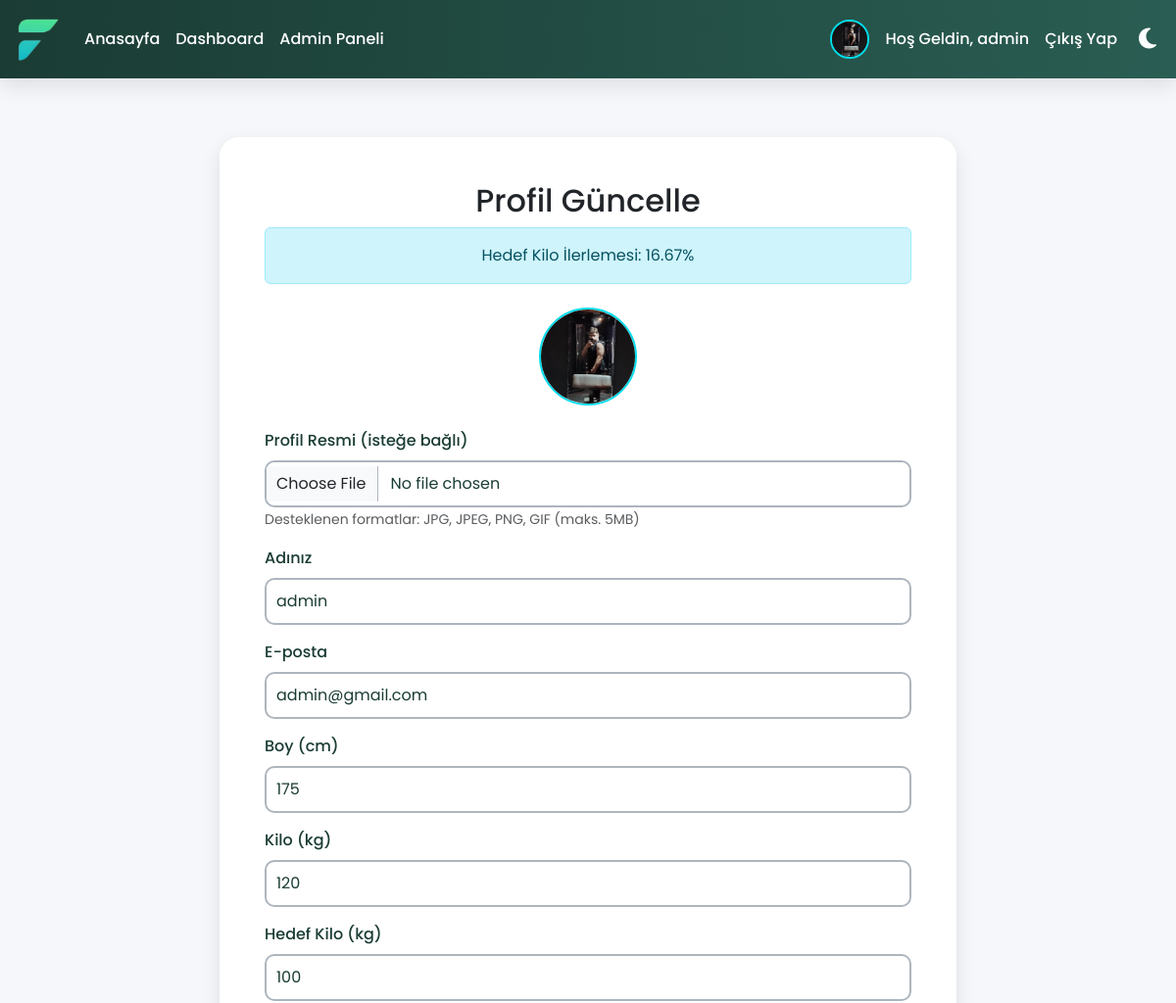
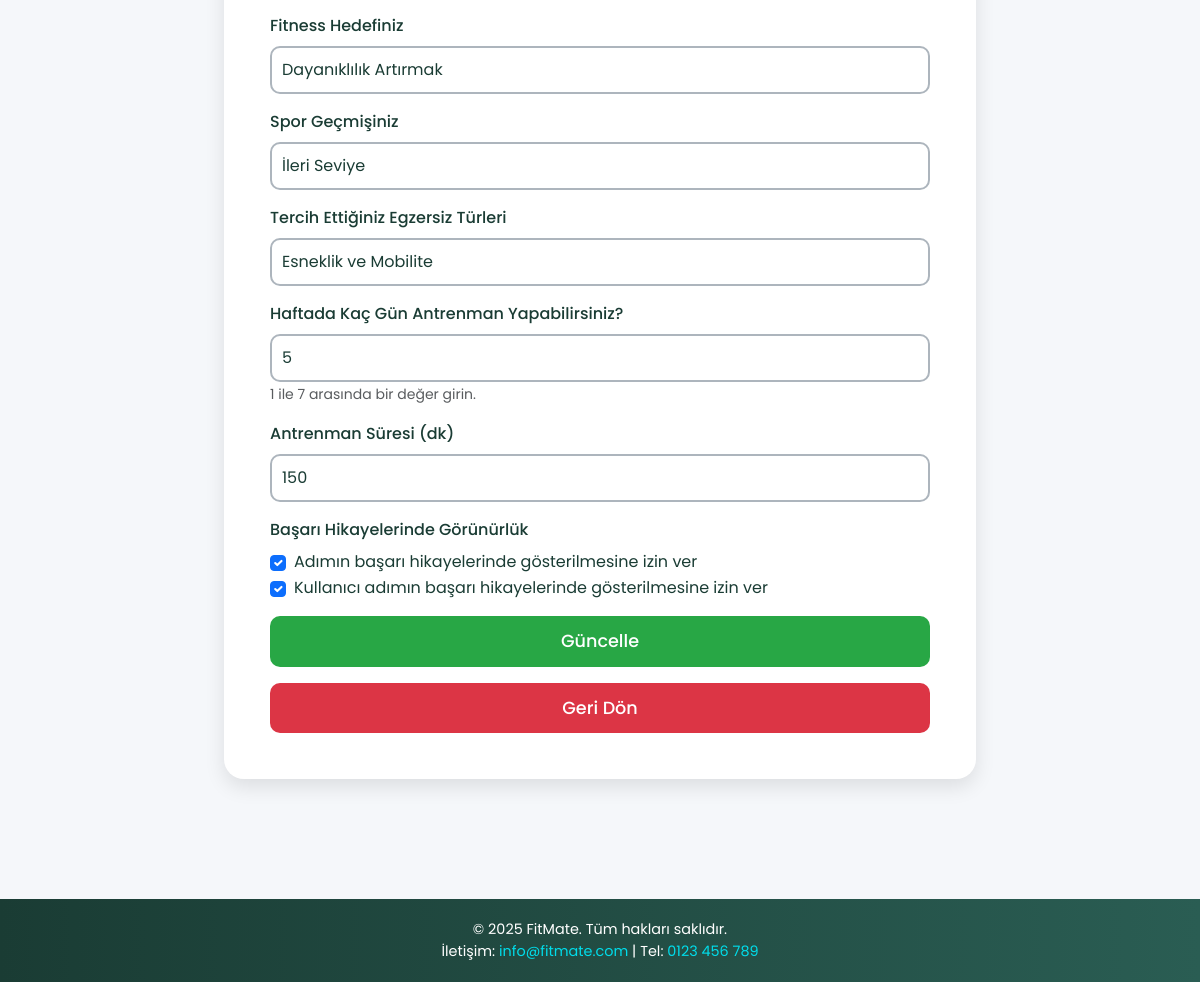
Screenshot of /update_profile.php (signed in) with the database file from the repository (2 pictures, top to bottom).
### tables this page shows
CREATE TABLE IF NOT EXISTS `users` (
  `id` int NOT NULL AUTO_INCREMENT,
  `username` varchar(50) NOT NULL,
  `password` varchar(255) NOT NULL,
  `email` varchar(100) NOT NULL,
  `height` float NOT NULL,
  `weight` float NOT NULL,
  `bmi` float DEFAULT NULL,
  `fitness_goal` varchar(50) DEFAULT NULL,
  `experience_level` varchar(50) DEFAULT NULL,
  `preferred_exercises` varchar(50) DEFAULT NULL,
  `workout_days` int DEFAULT NULL,
  `workout_duration` int DEFAULT NULL,
  `target_weight` float DEFAULT NULL,
  `target_set_date` date DEFAULT NULL,
  `target_achieved_date` date DEFAULT NULL,
  `show_name_in_success` tinyint(1) DEFAULT '0',
  `show_username_in_success` tinyint(1) DEFAULT '0',
  `name` varchar(255) DEFAULT NULL,
  `is_admin` tinyint(1) DEFAULT '0',
  `is_banned` tinyint(1) DEFAULT '0',
  `profile_picture` varchar(255) DEFAULT 'images/default_profile.png',
  `last_login` datetime DEFAULT NULL,
  `created_at` datetime DEFAULT NULL,
  PRIMARY KEY (`id`),
  UNIQUE KEY `username` (`username`),
  UNIQUE KEY `email` (`email`)
);

### update_profile.php (the view, shortened to what this page needs)
<?php
$servername = "localhost";
$username = "root";
$password = "";
$dbname = "fitness_db";
$conn = new mysqli($servername, $username, $password, $dbname);
$is_admin = isset($_SESSION['is_admin']) && $_SESSION['is_admin'] == 1;
$stmt = $conn->prepare("SELECT * FROM users WHERE username = ?");
$stmt->bind_param("s", $_SESSION['username']);
$stmt->execute();
$result = $stmt->get_result();
if ($result->num_rows > 0) {
    $row = $result->fetch_assoc();
    $name = $row['name'] ?? '';
    $email = $row['email'];
    $height = $row['height'];
    $weight = $row['weight'];
    $fitness_goal = $row['fitness_goal'];
    $experience_level = $row['experience_level'];
    $preferred_exercises = $row['preferred_exercises'];
    $workout_days = $row['workout_days'];
    $workout_duration = $row['workout_duration'];
    $target_weight = $row['target_weight'];
    $show_name_in_success = $row['show_name_in_success'];
    $show_username_in_success = $row['show_username_in_success'];
    $profile_picture = $row['profile_picture'] ?? 'images/default_profile.png';
} else {
    $message = "Kullanıcı bulunamadı!";
    $message_type = "danger";
}
$progress_percentage = ($target_weight && $weight) ?
    round((abs($weight - $target_weight) / ($weight > $target_weight ? $weight : $target_weight)) * 100, 2) : 0;
?>
<!DOCTYPE html>
<html lang="tr">
<head>
    <link href="https://cdn.jsdelivr.net/npm/bootstrap@5.3.0/dist/css/bootstrap.min.css" rel="stylesheet">
    <link href="https://unpkg.com/aos@2.3.1/dist/aos.css" rel="stylesheet">
    <link rel="stylesheet" href="https://cdnjs.cloudflare.com/ajax/libs/font-awesome/6.4.0/css/all.min.css">
    <link rel="stylesheet" href="css/styles.css">
</head>
<body>
    <nav class="navbar navbar-expand-lg navbar-dark">
        <div class="container-fluid">
            <a class="navbar-brand" href="index.php">
                <img src="images/logo2.png" alt="Fitness App Logo" class="navbar-logo">
            </a>
            <div class="d-flex align-items-center">
                <button class="nav-link btn theme-toggle" id="theme-toggle" title="Tema Değiştir">
                </button>
            </div>
            <div class="collapse navbar-collapse" id="navbarNav">
                <ul class="navbar-nav me-auto">
                    <li class="nav-item">
                        <a class="nav-link" href="index.php">Anasayfa</a>
                    </li>
                    <li class="nav-item">
                        <a class="nav-link active" href="dashboard.php">Dashboard</a>
                    </li>
                    <?php if ($is_admin): ?>
                        <li class="nav-item">
                            <a class="nav-link" href="admin.php">Admin Paneli</a>
                        </li>
                    <?php endif; ?>
                </ul>
                <ul class="navbar-nav">
                    <li class="nav-item d-flex align-items-center">
                        <img src="<?php echo htmlspecialchars($profile_picture); ?>" alt="Profil Resmi" class="profile-pic me-2" style="width: 40px; height: 40px; border-radius: 50%; object-fit: cover;">
                        <a class="nav-link" href="dashboard.php">Hoş Geldin, <?php echo htmlspecialchars($_SESSION['username']); ?></a>
                    </li>
                    <li class="nav-item">
                        <a class="nav-link" href="logout.php">Çıkış Yap</a>
                    </li>
                </ul>
            </div>
        </div>
    </nav>
    <div class="content">
        <div class="container update-section">
            <div class="row justify-content-center">
                <div class="col-md-8">
                    <div class="card update-card" data-aos="fade-up" data-aos-duration="1000">
                        <div class="card-body">
                            <h2 class="text-center">Profil Güncelle</h2>
                            <div class="alert alert-info text-center mb-4">
                                Hedef Kilo İlerlemesi: <?php echo $progress_percentage; ?>%
                            </div>
                            <div class="text-center mb-4">
                                <img src="<?php echo htmlspecialchars($profile_picture); ?>" alt="Profil Resmi" class="profile-pic" style="width: 100px; height: 100px;">
                            </div>
                            <form action="update_profile.php" method="POST" enctype="multipart/form-data" novalidate>
                                <div class="mb-3">
                                    <label for="profile_picture" class="form-label">Profil Resmi (isteğe bağlı)</label>
                                    <input type="file" class="form-control" id="profile_picture" name="profile_picture" accept="image/*">
                                    <small class="form-text text-muted">Desteklenen formatlar: JPG, JPEG, PNG, GIF (maks. 5MB)</small>
                                </div>
                                <div class="mb-3">
                                    <label for="name" class="form-label">Adınız</label>
                                    <input type="text" class="form-control" id="name" name="name" value="<?php echo htmlspecialchars($name); ?>" placeholder="Adınızı girin (isteğe bağlı)">
                                </div>
                                <div class="mb-3">
                                    <label for="email" class="form-label">E-posta</label>
                                    <input type="email" class="form-control" id="email" name="email" value="<?php echo htmlspecialchars($email); ?>" required>
                                </div>
                                <div class="mb-3">
                                    <label for="height" class="form-label">Boy (cm)</label>
                                    <input type="number" class="form-control" id="height" name="height" step="0.1" value="<?php echo htmlspecialchars($height); ?>" required>
                                </div>
                                <div class="mb-3">
                                    <label for="weight" class="form-label">Kilo (kg)</label>
                                    <input type="number" class="form-control" id="weight" name="weight" step="0.1" min="40" max="150" value="<?php echo htmlspecialchars($weight); ?>" required>
                                </div>
                                <div class="mb-3">
                                    <label for="target_weight" class="form-label">Hedef Kilo (kg)</label>
                                    <input type="number" class="form-control" id="target_weight" name="target_weight" step="0.1" min="40" max="150" value="<?php echo htmlspecialchars($target_weight ?? ''); ?>" placeholder="Hedef kilonuzu girin (isteğe bağlı)">
                                </div>
                                <div class="mb-3">
                                    <label for="fitness_goal" class="form-label">Fitness Hedefiniz</label>
                                    <select class="form-select" id="fitness_goal" name="fitness_goal" required>
                                        <option value="endurance" <?php if ($fitness_goal == "endurance") echo "selected"; ?>>Dayanıklılık Artırmak</option>
                                    </select>
                                </div>
                                <div class="mb-3">
                                    <label for="experience_level" class="form-label">Spor Geçmişiniz</label>
                                    <select class="form-select" id="experience_level" name="experience_level" required>
                                        <option value="advanced" <?php if ($experience_level == "advanced") echo "selected"; ?>>İleri Seviye</option>
                                    </select>
                                </div>
                                <div class="mb-3">
                                    <label for="preferred_exercises" class="form-label">Tercih Ettiğiniz Egzersiz Türleri</label>
                                    <select class="form-select" id="preferred_exercises" name="preferred_exercises" required>
                                        <option value="flexibility" <?php if ($preferred_exercises == "flexibility") echo "selected"; ?>>Esneklik ve Mobilite</option>
                                    </select>
                                </div>
                                <div class="mb-3">
                                    <label for="workout_days" class="form-label">Haftada Kaç Gün Antrenman Yapabilirsiniz?</label>
                                    <input type="number" class="form-control" id="workout_days" name="workout_days" min="1" max="7" value="<?php echo htmlspecialchars($workout_days); ?>" required>
                                    <small class="form-text text-muted">1 ile 7 arasında bir değer girin.</small>
                                </div>
                                <div class="mb-3">
                                    <label for="workout_duration" class="form-label">Antrenman Süresi (dk)</label>
                                    <input type="number" class="form-control" id="workout_duration" name="workout_duration" min="30" max="120" value="<?php echo htmlspecialchars($workout_duration); ?>" required>
                                </div>
                                <div class="mb-3">
                                    <label class="form-label">Başarı Hikayelerinde Görünürlük</label>
                                    <div class="form-check">
                                        <input class="form-check-input" type="checkbox" id="show_name_in_success" name="show_name_in_success" <?php if ($show_name_in_success) echo "checked"; ?>>
                                        <label class="form-check-label" for="show_name_in_success">Adımın başarı hikayelerinde gösterilmesine izin ver</label>
                                    </div>
                                    <div class="form-check">
                                        <input class="form-check-input" type="checkbox" id="show_username_in_success" name="show_username_in_success" <?php if ($show_username_in_success) echo "checked"; ?>>
                                        <label class="form-check-label" for="show_username_in_success">Kullanıcı adımın başarı hikayelerinde gösterilmesine izin ver</label>
                                    </div>
                                </div>
                                <button type="submit" class="btn btn-green w-100">Güncelle</button>
                            </form>
                            <a href="dashboard.php" class="btn btn-red w-100 mt-3">Geri Dön</a>
                        </div>
                    </div>
                </div>
            </div>
        </div>
    </div>
    <footer class="text-center">
        <div class="container">
            <p class="mb-0">© 2025 FitMate. Tüm hakları saklıdır.</p>
            <p class="mb-0">İletişim: <a href="mailto:info@fitmate.com">info@fitmate.com</a> | Tel: <a href="tel:0123456789">0123 456 789</a></p>
        </div>
    </footer>
</body>
</html>

### css/styles.css (style rules this page uses)
:root { --background-color: #f5f7fa; --text-color: #1a3c34; --card-bg: #fff; --navbar-bg: linear-gradient(90deg, #1a3c34 0%, #2a5d53 100%); --navbar-text: #fff; --footer-bg: linear-gradient(90deg, #1a3c34 0%, #2a5d53 100%); --footer-text: #fff; --primary-btn-bg: #00ddeb; --primary-btn-hover: #00b7c2; --green-btn-bg: #28a745; --green-btn-hover: #218838; --red-btn-bg: #dc3545; --red-btn-hover: #c82333; --shadow: 0 8px 20px rgba(0, 0, 0, 0.1); --section-bg-light: linear-gradient(135deg, #f5f7fa 0%, #c3cfe2 100%); --success-bg: linear-gradient(135deg, #d4edda 0%, #c3e6cb 100%); --feature-card-bg: linear-gradient(135deg, #e0f7fa 0%, #b2ebf2 100%); }
.form-label { font-weight: 500; color: var(--text-color); }
.form-control { border-radius: 10px; border: 2px solid #adb5bd; padding: 10px; background: var(--card-bg); color: var(--text-color); transition: border-color 0.3s ease, box-shadow 0.3s ease; }
.form-control, .form-select { border-radius: 10px; border: 2px solid #adb5bd; padding: 10px; background: var(--card-bg); color: var(--text-color); transition: border-color 0.3s ease, box-shadow 0.3s ease; }
.form-check-input { margin-top: 0.3rem; }
.form-check-label { color: var(--text-color); }
.btn-green { background: var(--green-btn-bg); color: #fff; border: none; padding: 12px; border-radius: 10px; transition: background 0.3s ease, transform 0.3s ease; }
.btn-red { background: var(--red-btn-bg); color: #fff; border: none; padding: 12px; border-radius: 10px; transition: background 0.3s ease, transform 0.3s ease; }
html, body { margin: 0; padding: 0; font-family: 'Poppins', sans-serif; background: var(--background-color); color: var(--text-color); min-height: 100vh; width: 100%; overflow-x: hidden; transition: background 0.3s ease, color 0.3s ease; }
body { display: flex; flex-direction: column; }
.content { flex: 1 0 auto; padding-bottom: 60px; width: 100%; }
.navbar { background: var(--navbar-bg); box-shadow: var(--shadow); padding: 10px 0; position: sticky; top: 0; z-index: 1000; }
.navbar-logo { height: 50px; width: auto; transition: transform 0.3s ease; }
.nav-link { color: var(--navbar-text) !important; font-weight: 500; padding-left: 10px; transition: color 0.3s ease; }
.theme-toggle { background: none; border: none; font-size: 2.5rem; color: var(--navbar-text); margin-left: 90px; }
@media (min-width: 992px) { .theme-toggle { position: absolute; right: 20px; top: 50%; transform: translateY(-50%); margin-left: 40px; font-size: 1.5rem; } }
@media (min-width: 992px) { .navbar-nav .nav-item:last-child .nav-link { margin-right: 40px; } }
.btn-green { background: var(--green-btn-bg); color: #fff !important; border: none; padding: 12px 30px; font-size: 1.1rem; font-weight: 500; border-radius: 50px; transition: background 0.3s ease, transform 0.3s ease; }
.btn-red { background: var(--red-btn-bg); color: #fff !important; border: none; padding: 12px 30px; font-size: 1.1rem; font-weight: 500; border-radius: 50px; transition: background 0.3s ease, transform 0.3s ease; text-decoration: none; display: inline-block; }
.update-section { padding: 60px 0; }
.update-card { border: none; border-radius: 20px; box-shadow: var(--shadow); background: var(--card-bg); padding: 30px; }
footer { flex-shrink: 0; width: 100%; background: var(--footer-bg); color: var(--footer-text); padding: 20px 0; font-size: 0.9rem; }
footer a { color: var(--primary-btn-bg); text-decoration: none; }
.profile-pic { width: 40px; height: 40px; border-radius: 50%; object-fit: cover; border: 2px solid var(--primary-btn-bg); transition: transform 0.3s ease; }

### rows the page displays
users: profile_picture (picture), progress_percentage "16.67", name "admin", email "admin@gmail.com", height "175", weight "120", target_weight "100", fitness_goal "Dayanıklılık Artırmak", experience_level "İleri Seviye", preferred_exercises "Esneklik ve Mobilite", workout_days "5", workout_duration "150", show_name_in_success "☑", show_username_in_success "☑"

### other values shown
$_SESSION['username'] "admin"
